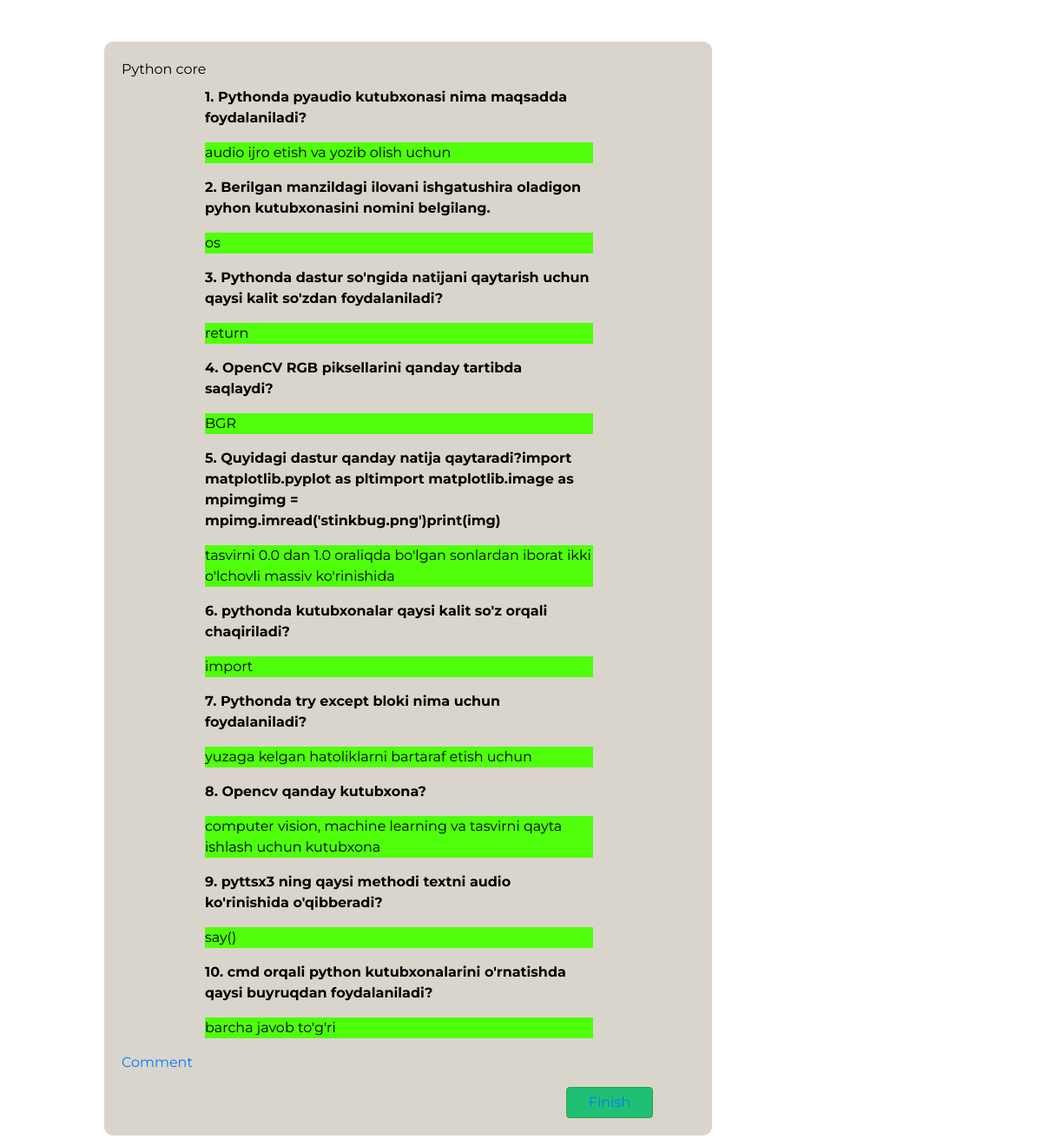
The app's page /scores/10/ with its own data.
### app/models.py (models this page shows, shortened)
class Test(models.Model):
    block = models.ForeignKey(Attempt , on_delete=models.CASCADE , null=True)
    subject_category = models.ForeignKey(Subject_categories, on_delete=models.SET_NULL, null=True)
    description = models.TextField(null=True)

class Subject_categories(models.Model):
    subject = models.ForeignKey(Subject, on_delete=models.SET_NULL, null=True)
    name = models.CharField(max_length=100)
    image = models.ImageField()
    description = models.TextField(null=True)

class Answers(models.Model):
    attempt = models.ForeignKey(Test, on_delete=models.CASCADE, null=True, related_name='test_subject')
    question = models.ForeignKey(Question, on_delete=models.CASCADE, null=True)
    user_asnwer = models.CharField(max_length=200, null=True)
    correct = models.BooleanField(default=False)

class Question(models.Model):
    subject = models.ForeignKey(Subject_categories, on_delete=models.SET_NULL, null=True)
    question = RichTextUploadingField(blank=True, null=True)
    var1 = RichTextUploadingField(blank=True, null=True)
    var2 = RichTextUploadingField(blank=True, null=True)
    var3 = RichTextUploadingField(blank=True, null=True)
    var4 = RichTextUploadingField(blank=True, null=True)
    ans = RichTextUploadingField(blank=True, null=True)
    status = models.BooleanField(default=False)

### app/views.py (the view)
# urls.py: path('scores/<int:id>/',score,name='score'),
def score(request,id):
    test = Test.objects.get(id = id).block.id
    at = Attempt.objects.get(id = test)
    tests = Test.objects.filter(block = at)
    comments = []
    form = Commentform()
    if len(tests)>1:
        answers = Answers.objects.filter(attempt = tests[0]).order_by('id')
        answers1 = Answers.objects.filter(attempt = tests[1]).order_by('id')
        context={
            'id':tests[0].subject_category.subject.id,
            'url_id':tests[0].subject_category.id,
            'ans':answers,
            'ans2':answers1,
            'comment': comments,
            'form': form,
            'subjects': tests,
        }
    else:
        answers = Answers.objects.filter(attempt = tests[0]).order_by('id')
        context={
            'id':tests[0].subject_category.subject.id,
            'url_id':tests[0].subject_category.id,
            'ans':answers,
            'comment': comments,
            'form': form,
            'subjects': tests,
        }
    return render(request , 'app/result.html', context)

### app/templates/app/result.html (shortened to what this page needs)
<!doctype html>
<html>
{% load static %}
<head>
    <link href='{% static "test/select/bootstrap.min.css" %}' rel='stylesheet'>
    <link href="{% static 'test/css/style.css' %}" rel='stylesheet'>
</head>
<body oncontextmenu='return false' class='snippet-body'>
<div class="container mt-sm-5 my-1">
    {% for i in subjects %}
    {% if forloop.counter == 1 %}
    {{ i.subject_category.name }}
    <div class="question ml-sm-5 pl-sm-5 pt-2">
        {% for i in ans %}
            <p><b>{{ forloop.counter }}. {{ i.question.question }}</b></p>
            {% if i.correct %}
                <p style="background-color: #4fff0b">{{ i.user_asnwer }}</p>
            {% else %}
                <p style="background-color: rgba(255,17,35,0.85)">{{ i.user_asnwer }}</p>
            {% endif %}
        {% endfor %}
    </div>
    {% endif %}
    {% endfor %}
    <a href="{% url 'chat' url_id %}">Comment</a>
    <div class="d-flex align-items-center pt-3">
        <div class="ml-auto mr-sm-5">
            <button class="btn btn-success"><a href="{% url 'subjects' id %}">Finish</a></button>
        </div>
    </div>
</div>
</body>
</html>

### app/static/test/css/style.css (style rules this page uses)
* { margin: 0; padding: 0; box-sizing: border-box; }
body { background-color: white; }
.container { background-color: rgb(218, 213, 204); color: black; border-radius: 10px; padding: 20px; font-family: 'Montserrat', sans-serif; max-width: 700px; margin-left: 10%; display: inline-block; }
.question { width: 75% }
.btn-success { padding: 5px 25px; background-color: #21bf73 }

### records on screen
Test: subject_category.name "Python core"
Answers: question.question "Pythonda pyaudio kutubxonasi nima maqsadda foydalaniladi?", user_asnwer "audio ijro etish va yozib olish uchun"
Answers: question.question "Berilgan manzildagi ilovani ishgatushira oladigon pyhon kutubxonasini nomini belgilang.", user_asnwer "os"
Answers: question.question "Pythonda dastur so'ngida natijani qaytarish uchun qaysi kalit so'zdan foydalaniladi?", user_asnwer "return"
Answers: question.question "OpenCV RGB piksellarini qanday tartibda saqlaydi?", user_asnwer "BGR"
Answers: question.question "Quyidagi dastur qanday natija qaytaradi?import matplotlib.pyplot as pltimport matplotlib.image as mpimgimg = mpimg.imread('stinkbug.png')print(img)", user_asnwer "tasvirni 0.0 dan 1.0 oraliqda bo'lgan sonlardan iborat ikki o'lchovli massiv ko'rinishida"
Answers: question.question "pythonda kutubxonalar qaysi kalit so'z orqali chaqiriladi?", user_asnwer "import"
Answers: question.question "Pythonda try except bloki nima uchun foydalaniladi?", user_asnwer "yuzaga kelgan hatoliklarni bartaraf etish uchun"
Answers: question.question "Opencv qanday kutubxona?", user_asnwer "computer vision, machine learning va tasvirni qayta ishlash uchun kutubxona"
Answers: question.question "pyttsx3 ning qaysi methodi textni audio ko'rinishida o'qibberadi?", user_asnwer "say()"
Answers: question.question "cmd orqali python kutubxonalarini o'rnatishda qaysi buyruqdan foydalaniladi?", user_asnwer "barcha javob to'g'ri"
